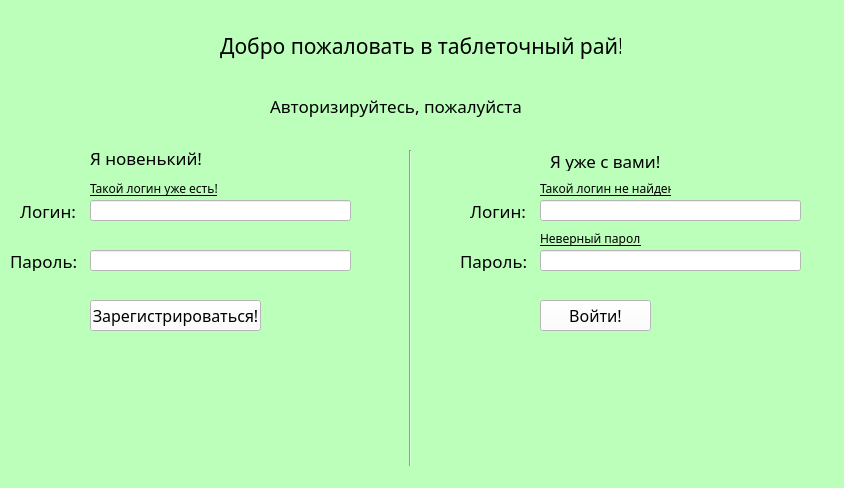
<?xml version="1.0" encoding="UTF-8"?>
<ui version="4.0">
 <class>MainWindow</class>
 <widget class="QMainWindow" name="MainWindow">
  <property name="geometry">
   <rect>
    <x>0</x>
    <y>0</y>
    <width>844</width>
    <height>488</height>
   </rect>
  </property>
  <property name="font">
   <font>
    <family>Microsoft YaHei UI Light</family>
   </font>
  </property>
  <property name="windowTitle">
   <string>MainWindow</string>
  </property>
  <property name="styleSheet">
   <string notr="true">background-color: rgb(187, 255, 187);</string>
  </property>
  <widget class="QWidget" name="centralwidget">
   <widget class="QLabel" name="label">
    <property name="geometry">
     <rect>
      <x>220</x>
      <y>30</y>
      <width>401</width>
      <height>31</height>
     </rect>
    </property>
    <property name="font">
     <font>
      <family>Microsoft YaHei Light</family>
      <pointsize>16</pointsize>
     </font>
    </property>
    <property name="text">
     <string>Добро пожаловать в таблеточный рай!</string>
    </property>
   </widget>
   <widget class="QLabel" name="label_2">
    <property name="geometry">
     <rect>
      <x>270</x>
      <y>90</y>
      <width>371</width>
      <height>31</height>
     </rect>
    </property>
    <property name="font">
     <font>
      <family>Microsoft YaHei Light</family>
      <pointsize>13</pointsize>
     </font>
    </property>
    <property name="text">
     <string>Авторизируйтесь, пожалуйста </string>
    </property>
   </widget>
   <widget class="QLineEdit" name="lineEdit">
    <property name="geometry">
     <rect>
      <x>90</x>
      <y>200</y>
      <width>261</width>
      <height>21</height>
     </rect>
    </property>
    <property name="font">
     <font>
      <family>Microsoft JhengHei UI Light</family>
     </font>
    </property>
    <property name="styleSheet">
     <string notr="true">background-color: rgb(255, 255, 255);</string>
    </property>
   </widget>
   <widget class="QLabel" name="label_3">
    <property name="geometry">
     <rect>
      <x>20</x>
      <y>200</y>
      <width>61</width>
      <height>21</height>
     </rect>
    </property>
    <property name="font">
     <font>
      <family>Microsoft YaHei Light</family>
      <pointsize>13</pointsize>
     </font>
    </property>
    <property name="text">
     <string>Логин:</string>
    </property>
   </widget>
   <widget class="QLineEdit" name="lineEdit_2">
    <property name="geometry">
     <rect>
      <x>90</x>
      <y>250</y>
      <width>261</width>
      <height>21</height>
     </rect>
    </property>
    <property name="font">
     <font>
      <family>Microsoft YaHei UI Light</family>
     </font>
    </property>
    <property name="styleSheet">
     <string notr="true">background-color: rgb(255, 255, 255);</string>
    </property>
   </widget>
   <widget class="QLabel" name="label_4">
    <property name="geometry">
     <rect>
      <x>10</x>
      <y>250</y>
      <width>71</width>
      <height>21</height>
     </rect>
    </property>
    <property name="font">
     <font>
      <family>Microsoft YaHei Light</family>
      <pointsize>13</pointsize>
     </font>
    </property>
    <property name="text">
     <string>Пароль:</string>
    </property>
   </widget>
   <widget class="QPushButton" name="pushButton">
    <property name="geometry">
     <rect>
      <x>90</x>
      <y>300</y>
      <width>171</width>
      <height>31</height>
     </rect>
    </property>
    <property name="font">
     <font>
      <family>Microsoft YaHei Light</family>
      <pointsize>12</pointsize>
     </font>
    </property>
    <property name="styleSheet">
     <string notr="true">background-color: rgb(255, 255, 255);</string>
    </property>
    <property name="text">
     <string>Зарегистрироваться!</string>
    </property>
   </widget>
   <widget class="QLabel" name="label_5">
    <property name="geometry">
     <rect>
      <x>90</x>
      <y>150</y>
      <width>131</width>
      <height>16</height>
     </rect>
    </property>
    <property name="font">
     <font>
      <family>Microsoft YaHei UI Light</family>
      <pointsize>13</pointsize>
     </font>
    </property>
    <property name="text">
     <string>Я новенький!</string>
    </property>
   </widget>
   <widget class="QLabel" name="label_6">
    <property name="geometry">
     <rect>
      <x>550</x>
      <y>150</y>
      <width>121</width>
      <height>21</height>
     </rect>
    </property>
    <property name="font">
     <font>
      <family>Microsoft YaHei UI Light</family>
      <pointsize>13</pointsize>
     </font>
    </property>
    <property name="text">
     <string>Я уже с вами!</string>
    </property>
   </widget>
   <widget class="QLineEdit" name="lineEdit_3">
    <property name="geometry">
     <rect>
      <x>540</x>
      <y>250</y>
      <width>261</width>
      <height>21</height>
     </rect>
    </property>
    <property name="font">
     <font>
      <family>Microsoft YaHei UI Light</family>
     </font>
    </property>
    <property name="styleSheet">
     <string notr="true">background-color: rgb(255, 255, 255);</string>
    </property>
   </widget>
   <widget class="QLabel" name="label_7">
    <property name="geometry">
     <rect>
      <x>470</x>
      <y>200</y>
      <width>61</width>
      <height>21</height>
     </rect>
    </property>
    <property name="font">
     <font>
      <family>Microsoft YaHei Light</family>
      <pointsize>13</pointsize>
     </font>
    </property>
    <property name="text">
     <string>Логин:</string>
    </property>
   </widget>
   <widget class="QLineEdit" name="lineEdit_4">
    <property name="geometry">
     <rect>
      <x>540</x>
      <y>200</y>
      <width>261</width>
      <height>21</height>
     </rect>
    </property>
    <property name="font">
     <font>
      <family>Microsoft YaHei UI Light</family>
     </font>
    </property>
    <property name="styleSheet">
     <string notr="true">background-color: rgb(255, 255, 255);</string>
    </property>
   </widget>
   <widget class="QLabel" name="label_8">
    <property name="geometry">
     <rect>
      <x>460</x>
      <y>250</y>
      <width>71</width>
      <height>21</height>
     </rect>
    </property>
    <property name="font">
     <font>
      <family>Microsoft YaHei Light</family>
      <pointsize>13</pointsize>
     </font>
    </property>
    <property name="text">
     <string>Пароль:</string>
    </property>
   </widget>
   <widget class="Line" name="line">
    <property name="geometry">
     <rect>
      <x>400</x>
      <y>150</y>
      <width>20</width>
      <height>321</height>
     </rect>
    </property>
    <property name="orientation">
     <enum>Qt::Vertical</enum>
    </property>
   </widget>
   <widget class="QPushButton" name="pushButton_2">
    <property name="geometry">
     <rect>
      <x>540</x>
      <y>300</y>
      <width>111</width>
      <height>31</height>
     </rect>
    </property>
    <property name="font">
     <font>
      <family>Microsoft YaHei Light</family>
      <pointsize>12</pointsize>
     </font>
    </property>
    <property name="styleSheet">
     <string notr="true">background-color: rgb(255, 255, 255);</string>
    </property>
    <property name="text">
     <string>Войти!</string>
    </property>
   </widget>
   <widget class="QLabel" name="label_10">
    <property name="geometry">
     <rect>
      <x>30</x>
      <y>60</y>
      <width>61</width>
      <height>51</height>
     </rect>
    </property>
    <property name="styleSheet">
     <string notr="true">background-image: url(:/newPrefix/Screenshot_6.png);</string>
    </property>
    <property name="text">
     <string/>
    </property>
    <property name="pixmap">
     <pixmap>:/newPrefix/Screenshot_6.png</pixmap>
    </property>
    <property name="scaledContents">
     <bool>true</bool>
    </property>
   </widget>
   <widget class="QLabel" name="label_11">
    <property name="geometry">
     <rect>
      <x>20</x>
      <y>390</y>
      <width>61</width>
      <height>51</height>
     </rect>
    </property>
    <property name="styleSheet">
     <string notr="true">background-image: url(:/newPrefix/Screenshot_7.png);</string>
    </property>
    <property name="text">
     <string/>
    </property>
    <property name="pixmap">
     <pixmap>:/newPrefix/Screenshot_7.png</pixmap>
    </property>
    <property name="scaledContents">
     <bool>true</bool>
    </property>
   </widget>
   <widget class="QLabel" name="label_12">
    <property name="geometry">
     <rect>
      <x>270</x>
      <y>350</y>
      <width>71</width>
      <height>51</height>
     </rect>
    </property>
    <property name="styleSheet">
     <string notr="true">background-image: url(:/newPrefix/Screenshot_10.png);</string>
    </property>
    <property name="text">
     <string/>
    </property>
    <property name="pixmap">
     <pixmap>:/newPrefix/Screenshot_10.png</pixmap>
    </property>
    <property name="scaledContents">
     <bool>true</bool>
    </property>
   </widget>
   <widget class="QLabel" name="label_13">
    <property name="geometry">
     <rect>
      <x>460</x>
      <y>390</y>
      <width>61</width>
      <height>51</height>
     </rect>
    </property>
    <property name="styleSheet">
     <string notr="true">background-image: url(:/newPrefix/Screenshot_5.png);</string>
    </property>
    <property name="text">
     <string/>
    </property>
    <property name="pixmap">
     <pixmap>:/newPrefix/Screenshot_5.png</pixmap>
    </property>
    <property name="scaledContents">
     <bool>true</bool>
    </property>
   </widget>
   <widget class="QLabel" name="label_14">
    <property name="geometry">
     <rect>
      <x>700</x>
      <y>330</y>
      <width>51</width>
      <height>51</height>
     </rect>
    </property>
    <property name="styleSheet">
     <string notr="true">background-image: url(:/newPrefix/Screenshot_2.png);</string>
    </property>
    <property name="text">
     <string/>
    </property>
    <property name="pixmap">
     <pixmap>:/newPrefix/Screenshot_8.png</pixmap>
    </property>
    <property name="scaledContents">
     <bool>true</bool>
    </property>
   </widget>
   <widget class="QLabel" name="label_15">
    <property name="geometry">
     <rect>
      <x>690</x>
      <y>10</y>
      <width>61</width>
      <height>51</height>
     </rect>
    </property>
    <property name="styleSheet">
     <string notr="true">background-image: url(:/newPrefix/Screenshot_1.png);</string>
    </property>
    <property name="text">
     <string/>
    </property>
    <property name="pixmap">
     <pixmap>:/newPrefix/Screenshot_1.png</pixmap>
    </property>
    <property name="scaledContents">
     <bool>true</bool>
    </property>
   </widget>
   <widget class="QLabel" name="label_16">
    <property name="geometry">
     <rect>
      <x>540</x>
      <y>180</y>
      <width>131</width>
      <height>16</height>
     </rect>
    </property>
    <property name="font">
     <font>
      <family>Microsoft YaHei UI Light</family>
      <underline>true</underline>
     </font>
    </property>
    <property name="text">
     <string>Такой логин не найден!</string>
    </property>
   </widget>
   <widget class="QLabel" name="label_17">
    <property name="geometry">
     <rect>
      <x>540</x>
      <y>230</y>
      <width>101</width>
      <height>16</height>
     </rect>
    </property>
    <property name="font">
     <font>
      <family>Microsoft YaHei UI Light</family>
      <underline>true</underline>
     </font>
    </property>
    <property name="text">
     <string>Неверный пароль!</string>
    </property>
   </widget>
   <widget class="QLabel" name="label_18">
    <property name="geometry">
     <rect>
      <x>90</x>
      <y>180</y>
      <width>181</width>
      <height>16</height>
     </rect>
    </property>
    <property name="font">
     <font>
      <family>Microsoft YaHei UI Light</family>
      <underline>true</underline>
     </font>
    </property>
    <property name="text">
     <string>Такой логин уже есть!</string>
    </property>
   </widget>
  </widget>
  <widget class="QMenuBar" name="menubar">
   <property name="geometry">
    <rect>
     <x>0</x>
     <y>0</y>
     <width>844</width>
     <height>21</height>
    </rect>
   </property>
  </widget>
  <widget class="QStatusBar" name="statusbar"/>
 </widget>
 <resources>
  <include location="../../../Desktop/proj/projj.qrc"/>
 </resources>
 <connections/>
</ui>
